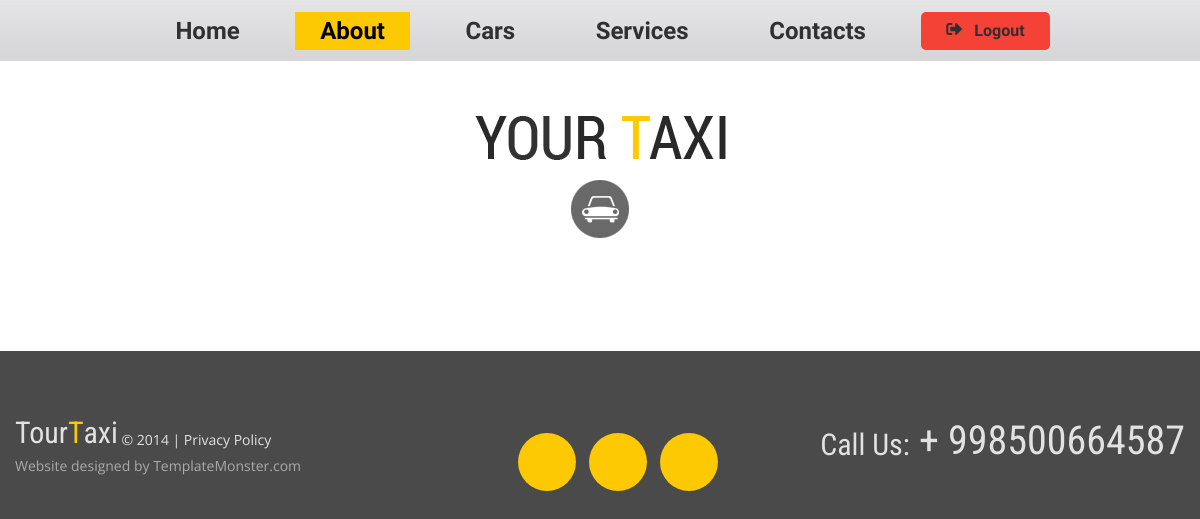
The app's page /services/ (signed in), older data.
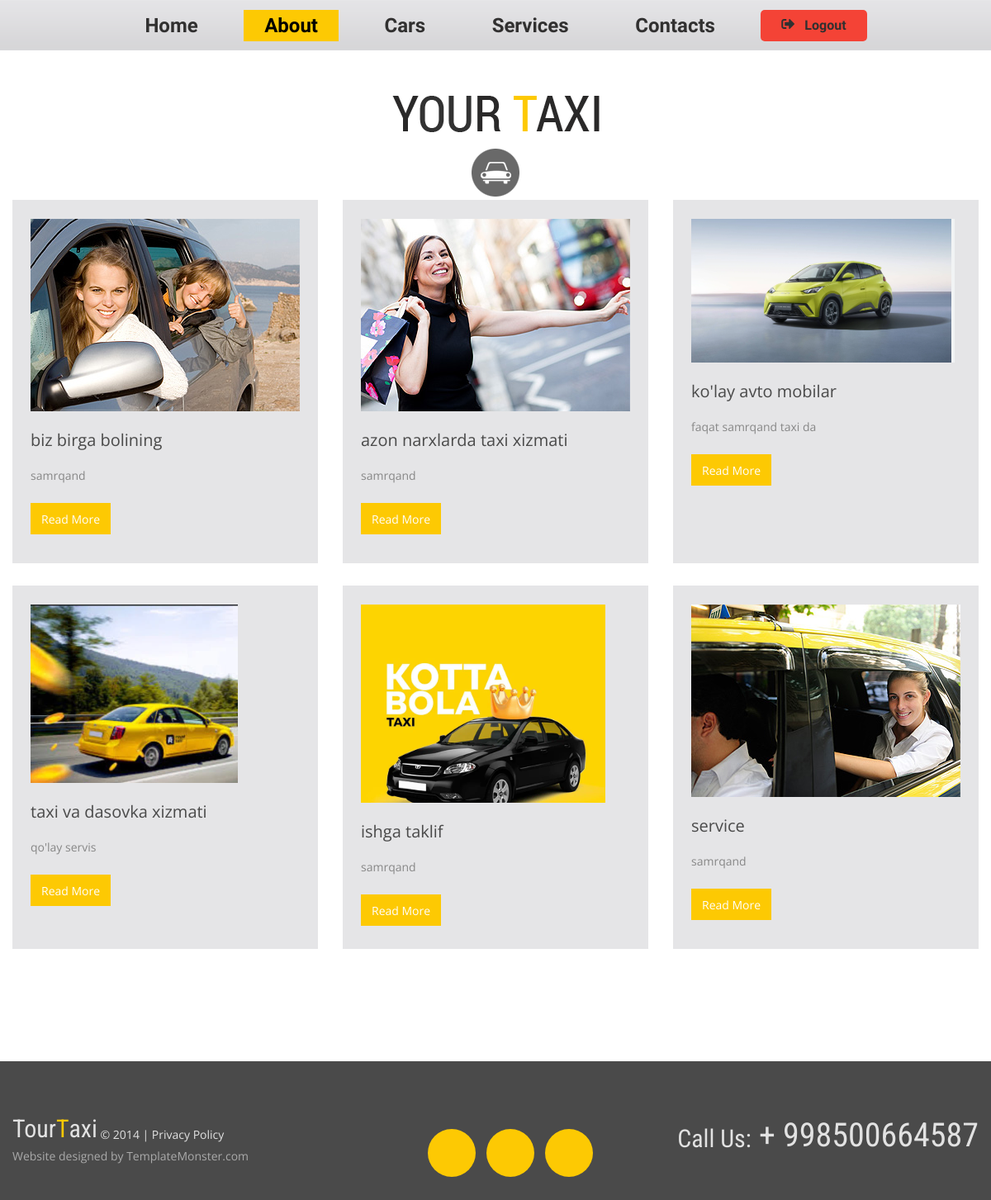
The same page, newer data.
### taxi/models.py (models this page shows, shortened)
class Service(models.Model):
    title = models.CharField(max_length=255)
    description = models.TextField()
    image = models.ImageField(upload_to='images/')
    link = models.URLField(default='#')

### taxi/views.py (the view)
# urls.py: path('services/', ServicesView.as_view(), name='service_page'),  # Services sahifasi
class ServicesView(LoginRequiredMixin, View):
    def get(self, request):
        services = Service.objects.all()
        return render(request, 'service.html', {'services': services})

### templates/service.html (shortened to what this page needs)
{% extends 'base.html' %}
{% load static %}
{% block content %}
			<div class="content"><div class="ic">More Website Templates @ TemplateMonster.com - April 07, 2014!</div>
			<div class="container_12">
				{% for service in services %}
				<div class="grid_4">
					<div class="box">
						<div class="maxheight">
							<img src="{{ service.image.url }}" alt="">
							<div class="text1 color2">
								<a href="{{ service.link }}">{{ service.title }}</a>
							</div>
							{{ service.description|truncatewords:20 }}
							<br>
							<a href="{{ service.link }}" class="btn">Read More</a>
						</div>
					</div>
				</div>
				{% endfor %}
			</div>
			</div>
		</div>
		{% endblock %}

### templates/base.html (shortened to what this page needs)
{% load static %}
<!DOCTYPE html>
<html lang="en">
	<head>
		<link rel="stylesheet" href="{% static 'css/style.css' %}">
		<link href="https://cdnjs.cloudflare.com/ajax/libs/font-awesome/5.15.4/css/all.min.css" rel="stylesheet">
	</head>
	<body class="" id="top">
		<div class="main">
			<header>
				<div class="menu_block">
					<div class="container_12">
						<div class="grid_12">
							<nav class="horizontal-nav full-width horizontalNav-notprocessed">
								<ul class="sf-menu">
									<li><a href="{% url 'home_page' %}">Home</a></li>
									<li class="current"><a href="{% url 'about_page' %}">About</a></li>
									<li><a href="{% url 'cars_page' %}">Cars</a></li>
									<li><a href="{% url 'service_page' %}">Services</a></li>
									<li><a href="{% url 'contact_page' %}">Contacts</a></li>
									{% if user.is_authenticated %}
									<li>
										<a href="{% url 'login' %}" class="nav-link logout-link">
											<i class="fas fa-sign-out-alt"></i> Logout
										</a>
									</li>
								{% else %}
									<li>
										<a href="{% url 'login' %}" class="nav-link login-link">
											<i class="fas fa-sign-in-alt"></i> Login
										</a>
									</li>
								{% endif %}
								</ul>
							</nav>
						</div>
					</div>
				</div>
				<div class="container_12">
					<div class="grid_12">
						<h1>
							<a href={% url 'home_page' %}>
								<img src="{% static 'images/logo.png' %}" alt="Your Happy Family">
						</h1>
					</div>
				</div>
			</header>
            {% block content %}
            {% endblock content %}
            <footer>
                <div class="container_12">
                    <div class="grid_12">
                        <div class="f_phone"><span >Call Us:</span> + 998500664587</div>
                        <div class="socials">
                            <a href="#" class="fa fa-twitter"></a>
                            <a href="#" class="fa fa-facebook"></a>
                            <a href="#" class="fa fa-google-plus"></a>
                        </div>
                        <div class="copy">
                            <div class="st1">
                            <div class="brand">Tour<span class="color1">T</span>axi </div>
                            &copy; 2014	| <a href="#">Privacy Policy</a> </div> Website designed by <a href="http://www.templatemonster.com/" rel="nofollow">TemplateMonster.com</a>
                        </div>
                    </div>
                </div>
            </footer>
        </body>
    </html>

### static/css/style.css (style rules this page uses)
html { width: 100%; }
* { -webkit-text-size-adjust: none; }
body { position: relative; background-color: #4a4a4a; color: #878787; font: 14px/20px 'Open Sans', sans-serif; }
img { max-width: 100%; }
h1, h2, h3, h4, h5, h6 { font-weight: normal; color: #3e454c; font-family: 'Roboto Condensed', sans-serif; }
ul { padding: 0; margin: 0; list-style: none; }
a { text-decoration: none; color: inherit; outline: none; transition: 0.5s ease; -o-transition: 0.5s ease; -webkit-transition: 0.5s ease; }
.btn { display: inline-block; background-color: #fdc903; color: #fff; font-size: 14px; line-height: 20px; padding: 10px 26px 8px 25px; }
.main { background-color: #fff; }
header { display: block; }
header h1 { position: relative; text-align: center; padding-top: 55px; }
header h1 a { display: inline-block; overflow: hidden; width: 251px; height: 122px; font-size: 0; line-height: 0; text-indent: -999px; transition: 0s ease; -o-transition: 0s ease; -webkit-transition: 0s ease; }
header h1 a img { display: block; }
.content { padding-bottom: 113px; }
.text1 { margin-bottom: 23px; font-size: 20px; line-height: 20px; }
.box { margin-bottom: 23px; margin-top: 4px; background-color: #e5e5e7; padding: 23px 22px 28px; }
.box img { margin-bottom: 25px; }
.box a.btn { padding-left: 13px; padding-right: 13px; margin-top: 23px; }
.color1 { color: #fdc903; }
.color2 { color: #4a4a4a; }
footer { display: block; padding: 0px 0 60px; font-size: 14px; color: #aaa; line-height: 18px; font-family: 'Roboto Condensed', sans-serif; }
.copy { font-family: 'Open Sans', sans-serif; }
.st1 { padding-top: 80px; color: #e2e2e2; margin-bottom: 8px; }
.brand { position: relative; top: -7px; font: 30px/18px 'Roboto Condensed', sans-serif; display: inline-block; font-size: 30px; }
.f_phone { padding-top: 72px; font-size: 40px; line-height: 36px; float: right; color: #e2e2e2; }
.f_phone span { position: relative; top: 4px; font-size: 30px; }
.socials { margin-right: 96px; padding-top: 82px; float: right; overflow: hidden; }
.socials a { display: block; float: left; margin: 0 6px 0 7px; color: #fff; text-align: center; background-color: #fdc903; border-radius: 500px; width: 58px; height: 58px; font-size: 24px; line-height: 58px; }

### static/css/grid.css (style rules this page uses)
body { min-width: 1200px; }
.container_12 { margin-left: auto; margin-right: auto; width: 1200px; }
.grid_1, .grid_2, .grid_3, .grid_4, .grid_5, .grid_6, .grid_7, .grid_8, .grid_9, .grid_10, .grid_11, .grid_12 { display:inline; float: left; position: relative; margin-left: 15px; margin-right: 15px; }
.container_12 .grid_4 { width:370px; }
.container_12 .grid_12 { width:1170px; }

### static/css/superfish.css (style rules this page uses)
.menu_block { z-index: 999; position: relative; background: url(../images/menu_bg.png) 0 0 repeat-x #d8d8db; padding: 12px 0 11px; }
.menu_block nav { position: relative; font-family: 'Marvel', sans-serif; }
nav>.sf-menu { z-index: 990; text-align: center; position: relative; }
nav { position:relative;padding: 0px 0 0 0; }
.sf-menu>li { display: block; position: relative; display: inline-block; font-size: 24px; line-height: 20px; }
.sf-menu>li+li { margin-left: 27px; }
.sf-menu>li>a { font-weight: bold; text-align: center; color: #313030; display: block; padding: 9px 25px; }
.sf-menu>li.sfHover>a, .sf-menu>li.current>a, .sf-menu>li>a:hover { color: #000; background-color: #fdc903; }

### templates/base.html (style rules this page uses)
.nav-link { color: #fff; text-decoration: none; display: flex; align-items: center; padding: 10px 15px; border-radius: 5px; font-size: 16px; transition: background-color 0.3s, color 0.3s; }
.nav-link i { margin-right: 8px; }
.logout-link { background-color: #f44336; }

Row changes from the older to the newer data that the page shows:
added Service: image (picture), title "biz birga bolining", description "samrqand"
added Service: image (picture), title "azon narxlarda taxi xizmati", description "samrqand"
added Service: image (picture), title "ko'lay avto mobilar", description "faqat samrqand taxi da"
added Service: image (picture), title "taxi va dasovka xizmati", description "qo'lay servis"
added Service: image (picture), title "ishga taklif", description "samrqand"
added Service: image (picture), title "service", description "samrqand"
